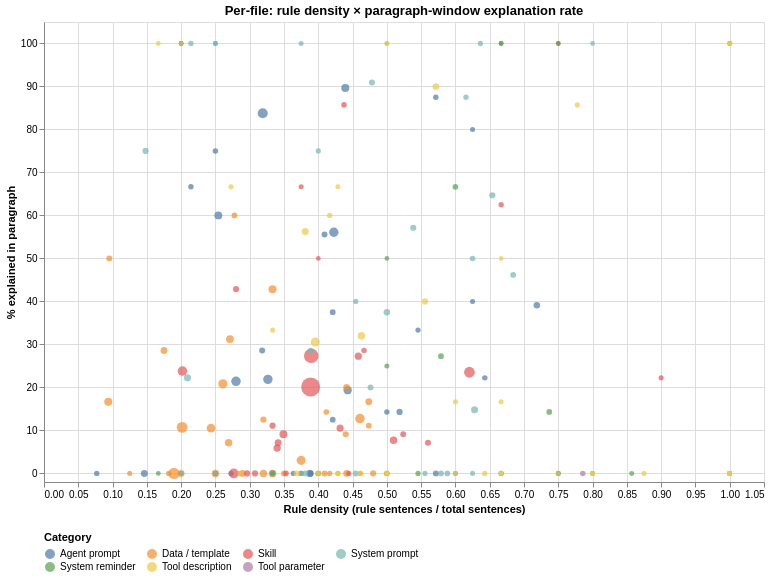

This figure's notebook cell:
### Markdown cell above
### Per-file: rule density × explanation rate

Every dot is one prompt file. Position:

- **x** = `rule_density` (rule sentences per total sentence). Files toward the right are rule-saturated.
- **y** = `rule_explained_para_pct` (% of rule sentences with paragraph-context justification).

Quadrant interpretation:

- **top-right**: rule-saturated AND well-explained — the "did the homework" cluster.
- **bottom-right**: rule-saturated AND unexplained — the welfare-relevant cluster (lots of rules issued without reasons).
- **bottom-left**: low rule density, low explanation — sparse-rule files; less leverage for the welfare argument.
- **top-left**: low rule density, high explanation — verbose explanatory prose with few rules.

Hover any point for path, ccVersion, and exact counts.

### Code cell
"""Per-file scatter: rule density × paragraph-explanation rate, colored by category."""

scatter_df = df_rules[df_rules["rule_explained_para_pct"].notna()].copy()
scatter_df["rule_explained_para_pct"] = scatter_df["rule_explained_para_pct"].astype(float)

cat_color = alt.Color("category:N",
                      scale=alt.Scale(domain=_cat_domain, range=_cat_range),
                      legend=alt.Legend(title="Category", orient="bottom", columns=4))
legend_sel = alt.selection_point(fields=["category"], bind="legend")

scatter = (
    alt.Chart(scatter_df)
    .mark_circle(opacity=0.6)
    .encode(
        x=alt.X("rule_density:Q",
                title="Rule density (rule sentences / total sentences)",
                scale=alt.Scale(domain=[0, 1.05])),
        y=alt.Y("rule_explained_para_pct:Q",
                title="% explained in paragraph",
                scale=alt.Scale(domain=[-2, 105])),
        size=alt.Size("n_sents:Q", scale=alt.Scale(range=[20, 360]), legend=None),
        color=cat_color,
        opacity=alt.condition(legend_sel, alt.value(0.7), alt.value(0.06)),
        tooltip=[
            alt.Tooltip("path:N"),
            alt.Tooltip("category:N"),
            alt.Tooltip("ccVersion:N"),
            alt.Tooltip("n_sents:Q",                   format=","),
            alt.Tooltip("rule_n:Q",                    format=",", title="rule sents"),
            alt.Tooltip("rule_density:Q",              format=".3f"),
            alt.Tooltip("rule_explained_para_pct:Q",   format=".2f", title="% explained (para)"),
            alt.Tooltip("rule_explained_same_pct:Q",   format=".2f", title="% explained (same)"),
        ],
    )
    .add_params(legend_sel)
    .properties(width=720, height=460,
                title="Per-file: rule density × paragraph-window explanation rate")
)

scatter

### Figure 1 — Vega-Lite specification as saved in the notebook (floating-point values rounded to 4 significant figures; data arrays with more than 128 entries replaced by an {"elided": "..."} marker saying what was removed)
{"config": {"view": {"continuousWidth": 300, "continuousHeight": 300}}, "data": {"name": "data-b7d52391c9a5d45374b682f9f3bc2a5a"}, "mark": {"type": "circle", "opacity": 0.6}, "encoding": {"color": {"field": "category", "legend": {"columns": 4, "orient": "bottom", "title": "Category"}, "scale": {"domain": ["Agent prompt", "Data / template", "Skill", "System prompt", "System reminder", "Tool description", "Tool parameter"], "range": ["#4e79a7", "#f28e2c", "#e15759", "#76b7b2", "#59a14f", "#edc949", "#af7aa1"]}, "type": "nominal"}, "opacity": {"condition": {"param": "param_c7deca0050eaaefc", "value": 0.7}, "value": 0.06}, "size": {"field": "n_sents", "legend": null, "scale": {"range": [20, 360]}, "type": "quantitative"}, "tooltip": [{"field": "path", "type": "nominal"}, {"field": "category", "type": "nominal"}, {"field": "ccVersion", "type": "nominal"}, {"field": "n_sents", "format": ",", "type": "quantitative"}, {"field": "rule_n", "format": ",", "title": "rule sents", "type": "quantitative"}, {"field": "rule_density", "format": ".3f", "type": "quantitative"}, {"field": "rule_explained_para_pct", "format": ".2f", "title": "% explained (para)", "type": "quantitative"}, {"field": "rule_explained_same_pct", "format": ".2f", "title": "% explained (same)", "type": "quantitative"}], "x": {"field": "rule_density", "scale": {"domain": [0, 1.05]}, "title": "Rule density (rule sentences / total sentences)", "type": "quantitative"}, "y": {"field": "rule_explained_para_pct", "scale": {"domain": [-2, 105]}, "title": "% explained in paragraph", "type": "quantitative"}}, "height": 460, "params": [{"name": "param_c7deca0050eaaefc", "select": {"type": "point", "fields": ["category"]}, "bind": "legend"}], "title": "Per-file: rule density × paragraph-window explanation rate", "width": 720, "$schema": "https://vega.github.io/schema/vega-lite/v6.4.1.json", "datasets": {"data-b7d52391c9a5d45374b682f9f3bc2a5a": {"elided": "252 records"}}}
